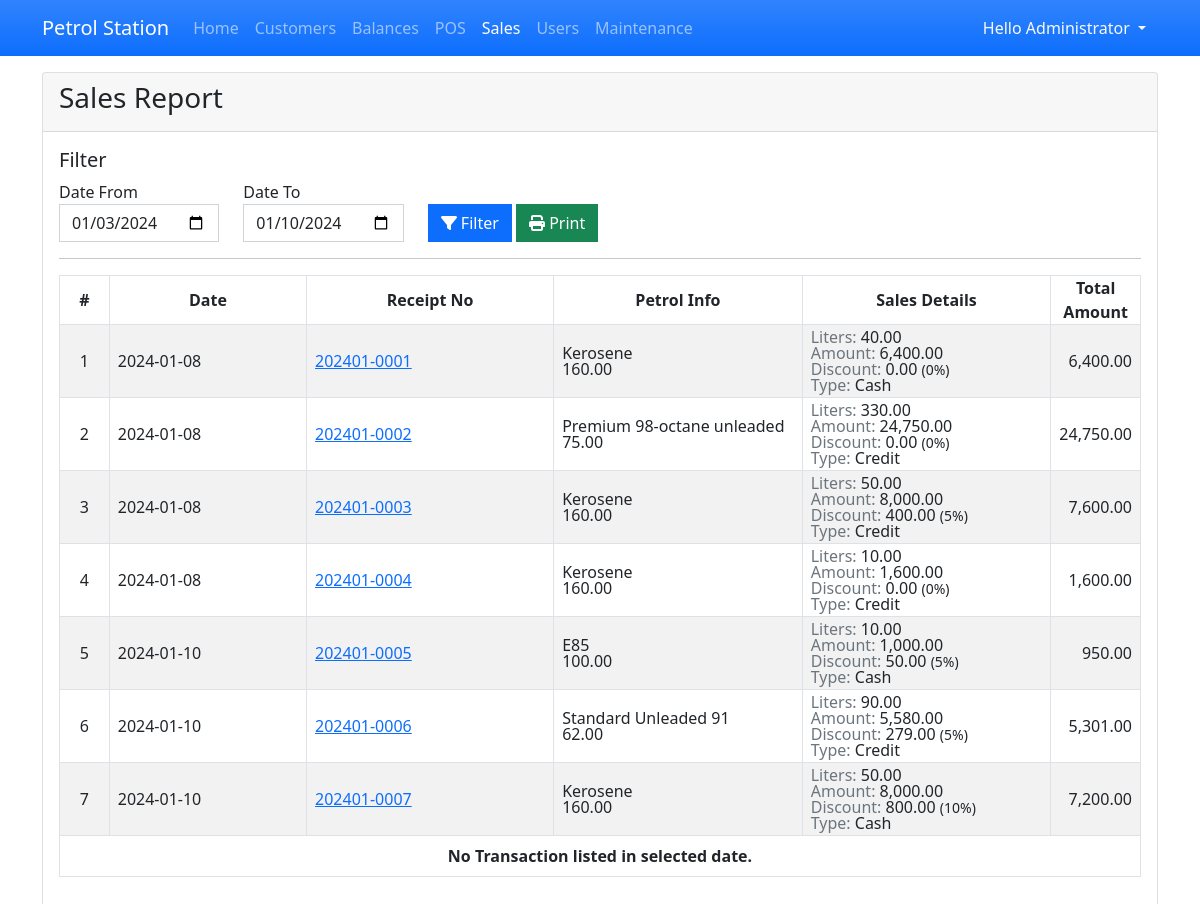
Page /?page=sales_report (signed in) on the committed database.
### tables this page shows
CREATE TABLE `transaction_list` (
            `transaction_id` INTEGER NOT NULL PRIMARY KEY AUTOINCREMENT,
            `customer_id` INTEGER NOT NULL,
            `receipt_no` TEXT NOT NULL,
            `petrol_type_id` TEXT NOT NULL,
            `price` REAL NOT NULL,
            `liter` REAL NOT NULL,
            `amount` REAL NOT NULL,
            `discount` REAL NOT NULL,
            `total` REAL NOT NULL DEFAULT 0,
            `tendered_amount` REAL NOT NULL DEFAULT 0,
            `change` REAL NOT NULL DEFAULT 0,
            `type` INTEGER NOT NULL DEFAULT 1,
            `date_added` TIMESTAMP NOT NULL DEFAULT CURRENT_TIMESTAMP,
            `user_id` INTEGER NOT NULL DEFAULT 1,
            FOREIGN KEY(`user_id`) REFERENCES `user_list`(`user_id`) ON DELETE SET NULL,
            FOREIGN KEY(`petrol_type_id`) REFERENCES `petrol_type_list`(`petrol_type_id`) ON DELETE SET NULL,
            FOREIGN KEY(`customer_id`) REFERENCES `customer_list`(`customer_id`) ON DELETE SET NULL
        );

CREATE TABLE `petrol_type_list` (
            `petrol_type_id` INTEGER NOT NULL PRIMARY KEY AUTOINCREMENT,
            `name` TEXT NOT NULL,
            `price` REAL NOT NULL,
            `status` INTEGER NOT NULL DEFAULT 1
        );

### sales_report.php (the view, shortened to what this page needs)
<?php
$dfrom = isset($_GET['date_from']) ? $_GET['date_from'] : date("Y-m-d",strtotime(date("Y-m-d")." -1 week"));
$dto = isset($_GET['date_to']) ? $_GET['date_to'] : date("Y-m-d");
?>
<div class="card">
    <div class="card-header d-flex justify-content-between">
        <h3 class="card-title">Sales Report</h3>
    </div>
    <div class="card-body">
        <h5>Filter</h5>
        <div class="row align-items-end">
            <div class="form-group col-md-2">
                <label for="date_from" class="control-label">Date From</label>
                <input type="date" name="date_from" id="date_from" value="<?php echo $dfrom ?>" class="form-control rounded-0">
            </div>
            <div class="form-group col-md-2">
                <label for="date_to" class="control-label">Date To</label>
                <input type="date" name="date_to" id="date_to" value="<?php echo $dto ?>" class="form-control rounded-0">
            </div>
            <div class="form-group col-md-4 d-flex">
                <div class="col-auto">
                    <button class="btn btn-primary rounded-0" id="filter" type="button"><i class="fa fa-filter"></i> Filter</button>
                    <button class="btn btn-success rounded-0" id="print" type="button"><i class="fa fa-print"></i> Print</button>
                </div>
            </div>
        </div>
        <hr>
        <div id="outprint">
        <table class="table table-hover table-striped table-bordered">
            <colgroup>
                <col width="5%">
                <col width="20%">
                <col width="25%">
                <col width="25%">
                <col width="25%">
                <col width="25%">
            </colgroup>
            <thead>
                <tr>
                    <th class="text-center p-0">#</th>
                    <th class="text-center p-0">Date</th>
                    <th class="text-center p-0">Receipt No</th>
                    <th class="text-center p-0">Petrol Info</th>
                    <th class="text-center p-0">Sales Details</th>
                    <th class="text-center p-0">Total Amount</th>
                </tr>
            </thead>
            <tbody>
                <?php
                $user_where = "";
                $sql = "SELECT t.*,p.name as petrol FROM  `transaction_list` t inner join petrol_type_list p on t.petrol_type_id = p.petrol_type_id where date(t.date_added) between '{$dfrom}' and '{$dto}' {$user_where}  order by strftime('%s',date_added) asc";
                $qry = $conn->query($sql);
                $i = 1;
                    while($row = $qry->fetchArray()):
                ?>
                <tr>
                    <td class="text-center p-1"><?php echo $i++; ?></td>
                    <td class="py-1 px-2"><?php echo date("Y-m-d",strtotime($row['date_added'])) ?></td>
                    <td class="py-1 px-2"><a href="javascript:void(0)" class="view_data" data-id="<?php echo $row['transaction_id'] ?>"><?php echo $row['receipt_no'] ?></a></td>
                    <td class="py-1 px-2">
                        <div class="lh-1">
                            <span><?php echo $row['petrol'] ?></span><br>
                            <span><?php echo number_format($row['price'],2) ?></span>
                        </div>
                    </td>
                    <td class="py-1 px-2">
                        <div class="lh-1">
                            <span><span class="text-muted">Liters: </span><?php echo number_format($row['liter'],2) ?></span><br>
                            <span><span class="text-muted">Amount: </span><?php echo number_format($row['amount'],2) ?></span><br>
                            <span><span class="text-muted">Discount: </span><?php echo number_format($row['amount'] * ($row['discount'] / 100),2) ?> <small>(<?php echo $row['discount'] ?>%)</small></span><br>
                            <span><span class="text-muted">Type: </span><?php echo $row['type'] == 1? 'Cash' : 'Credit' ?></span>
                        </div>
                    </td>
                    <td class="py-1 px-2 text-end"><?php echo number_format($row['total'],2) ?></td>
                </tr>
                <?php endwhile; ?>
                <?php if(!$qry->fetchArray()): ?>
                    <th colspan="6"><center>No Transaction listed in selected date.</center></th>
                <?php endif; ?>
            </tbody>
        </table>
        </div>
    </div>
</div>

### index.php (shortened to what this page needs)
<?php
$page = isset($_GET['page']) ? $_GET['page'] : 'home';
?>
<!DOCTYPE html>
<html lang="en">
<head>
    <link rel="stylesheet" href="./Font-Awesome-master/css/all.min.css">
    <link rel="stylesheet" href="./css/bootstrap.min.css">
    <link rel="stylesheet" href="./DataTables/datatables.min.css">
</head>
<body>
    <main>
    <nav class="navbar navbar-expand-lg navbar-dark bg-primary bg-gradient" id="topNavBar">
        <div class="container">
            <a class="navbar-brand" href="./">
            Petrol Station
            </a>
            <div class="collapse navbar-collapse" id="navbarNav">
                <ul class="navbar-nav">
                    <li class="nav-item">
                        <a class="nav-link <?php echo ($page == 'home')? 'active' : '' ?>" aria-current="page" href="./">Home</a>
                    </li>
                    <?php if($_SESSION['type'] == 1): ?>
                    <li class="nav-item">
                        <a class="nav-link  <?php echo ($page == 'customer')? 'active' : '' ?>" href="./?page=customer">Customers</a>
                    </li>
                    <li class="nav-item">
                        <a class="nav-link  <?php echo ($page == 'balances')? 'active' : '' ?>" href="./?page=balances">Balances</a>
                    </li>
                    <?php endif; ?>
                    <li class="nav-item">
                        <a class="nav-link  <?php echo ($page == 'sales')? 'active' : '' ?>" href="./?page=sales">POS</a>
                    </li>
                    <li class="nav-item">
                        <a class="nav-link  <?php echo ($page == 'sales_report')? 'active' : '' ?>" href="./?page=sales_report">Sales</a>
                    </li>
                    <?php if($_SESSION['type'] == 1): ?>
                    <li class="nav-item">
                        <a class="nav-link <?php echo ($page == 'users')? 'active' : '' ?>" aria-current="page" href="./?page=users">Users</a>
                    </li>
                    <li class="nav-item">
                        <a class="nav-link" href="./?page=maintenance">Maintenance</a>
                    </li>
                    <?php endif; ?>
                </ul>
            </div>
            <div>
            <div class="dropdown">
                <button class="btn btn-secondary dropdown-toggle bg-transparent  text-light border-0" type="button" id="dropdownMenuButton1" data-bs-toggle="dropdown" aria-expanded="false">
                    Hello <?php echo $_SESSION['fullname'] ?>
                </button>
            </div>
            </div>
        </div>
    </nav>
    <div class="container py-3" id="page-container">
        <?php
            include $page.'.php';
        ?>
    </div>
    </main>
</body>
</html>

### index.php (style rules this page uses)
:root { --bs-success-rgb:71, 222, 152 !important; }
html,body { height:100%; width:100%; }
main { height:100%; display:flex; flex-flow:column; }
#page-container { flex: 1 1 auto; overflow:auto; }
#topNavBar { flex: 0 1 auto; }

### rows in the picture
transaction_list: date_added "2024-01-08", receipt_no "202401-0001", petrol_type.name "Kerosene", price "160.00", liter "40.00", amount "6,400.00", $row['amount'] * ($row['discount'] / 100) "0.00", discount "0", type "Cash", total "6,400.00"
transaction_list: date_added "2024-01-08", receipt_no "202401-0002", petrol_type.name "Premium 98-octane unleaded", price "75.00", liter "330.00", amount "24,750.00", $row['amount'] * ($row['discount'] / 100) "0.00", discount "0", type "Credit", total "24,750.00"
transaction_list: date_added "2024-01-08", receipt_no "202401-0003", petrol_type.name "Kerosene", price "160.00", liter "50.00", amount "8,000.00", $row['amount'] * ($row['discount'] / 100) "400.00", discount "5", type "Credit", total "7,600.00"
transaction_list: date_added "2024-01-08", receipt_no "202401-0004", petrol_type.name "Kerosene", price "160.00", liter "10.00", amount "1,600.00", $row['amount'] * ($row['discount'] / 100) "0.00", discount "0", type "Credit", total "1,600.00"
transaction_list: date_added "2024-01-10", receipt_no "202401-0005", petrol_type.name "E85", price "100.00", liter "10.00", amount "1,000.00", $row['amount'] * ($row['discount'] / 100) "50.00", discount "5", type "Cash", total "950.00"
transaction_list: date_added "2024-01-10", receipt_no "202401-0006", petrol_type.name "Standard Unleaded 91", price "62.00", liter "90.00", amount "5,580.00", $row['amount'] * ($row['discount'] / 100) "279.00", discount "5", type "Credit", total "5,301.00"
transaction_list: date_added "2024-01-10", receipt_no "202401-0007", petrol_type.name "Kerosene", price "160.00", liter "50.00", amount "8,000.00", $row['amount'] * ($row['discount'] / 100) "800.00", discount "10", type "Cash", total "7,200.00"

### other values in the picture
$_SESSION['fullname'] "Administrator"
